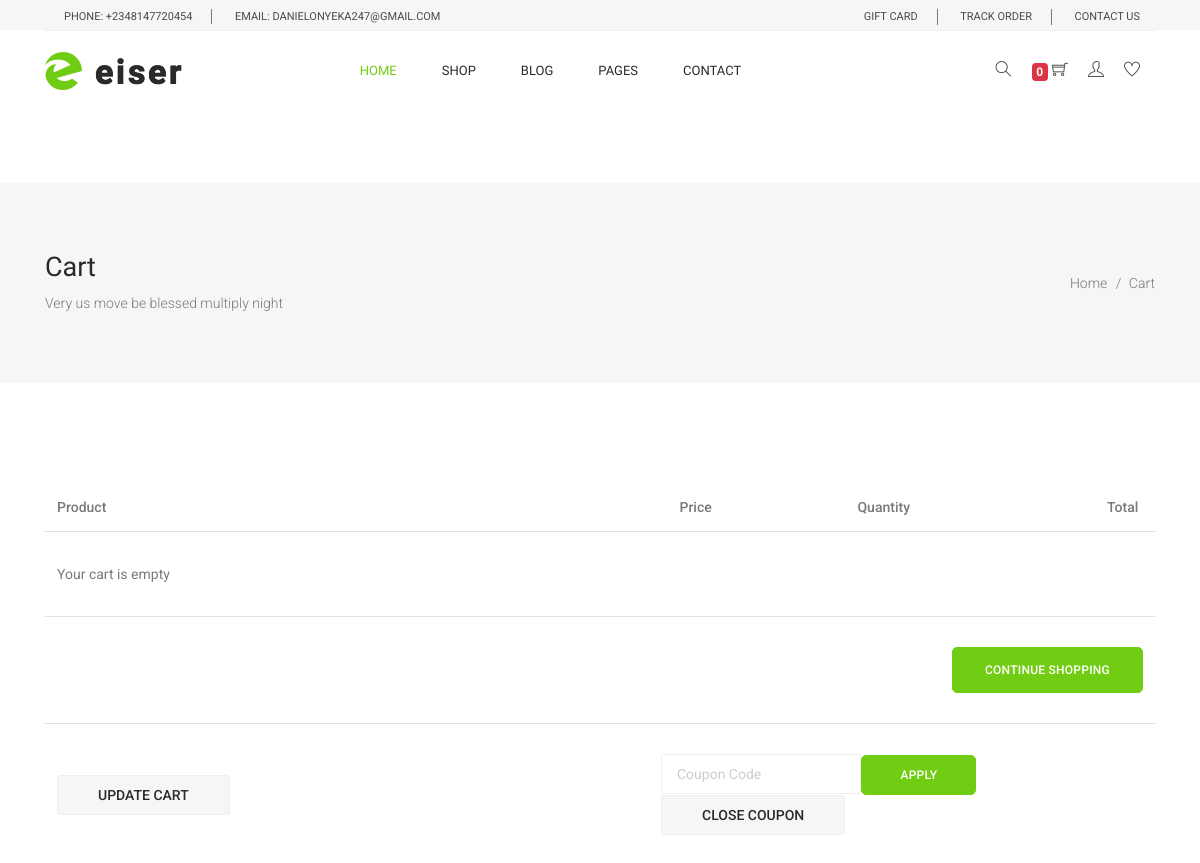
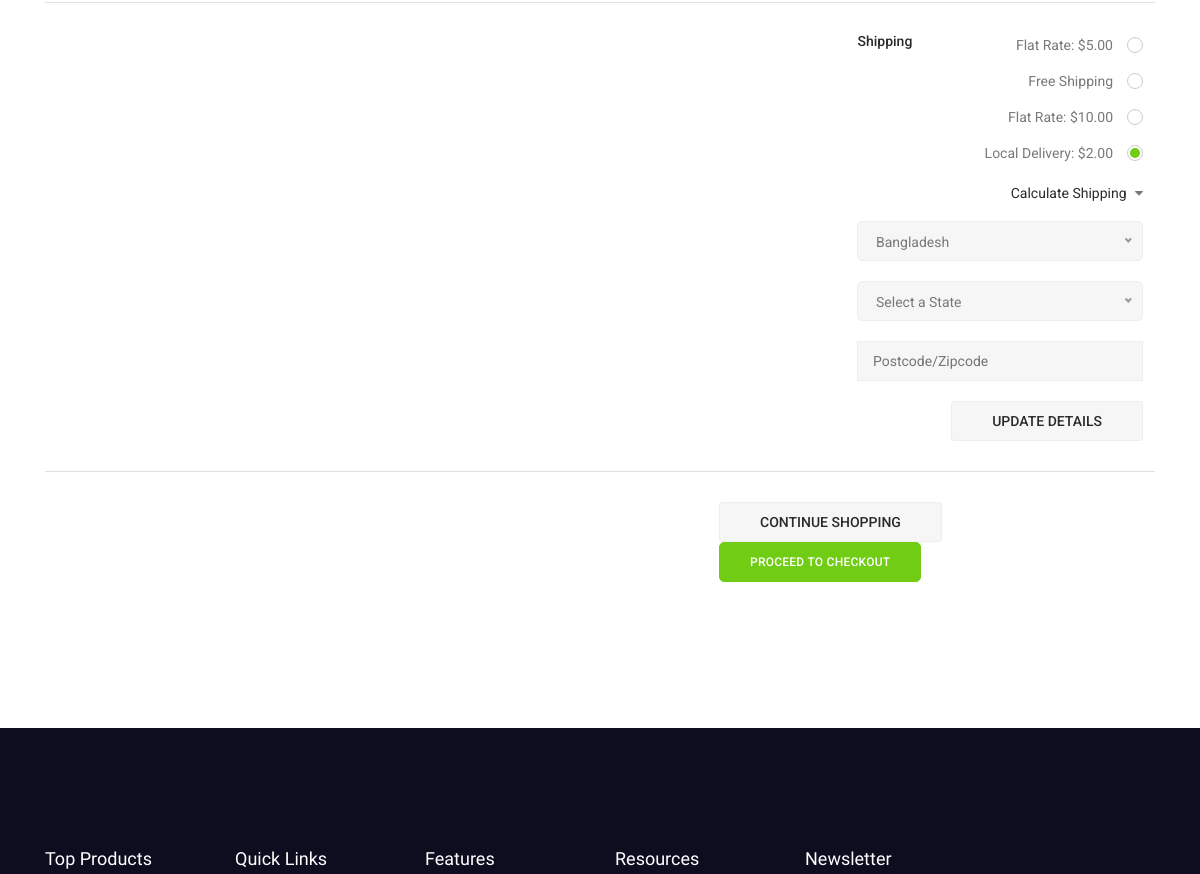
The page /cart/ (signed in, upper part) on the database as committed earlier (2 pictures, top to bottom).
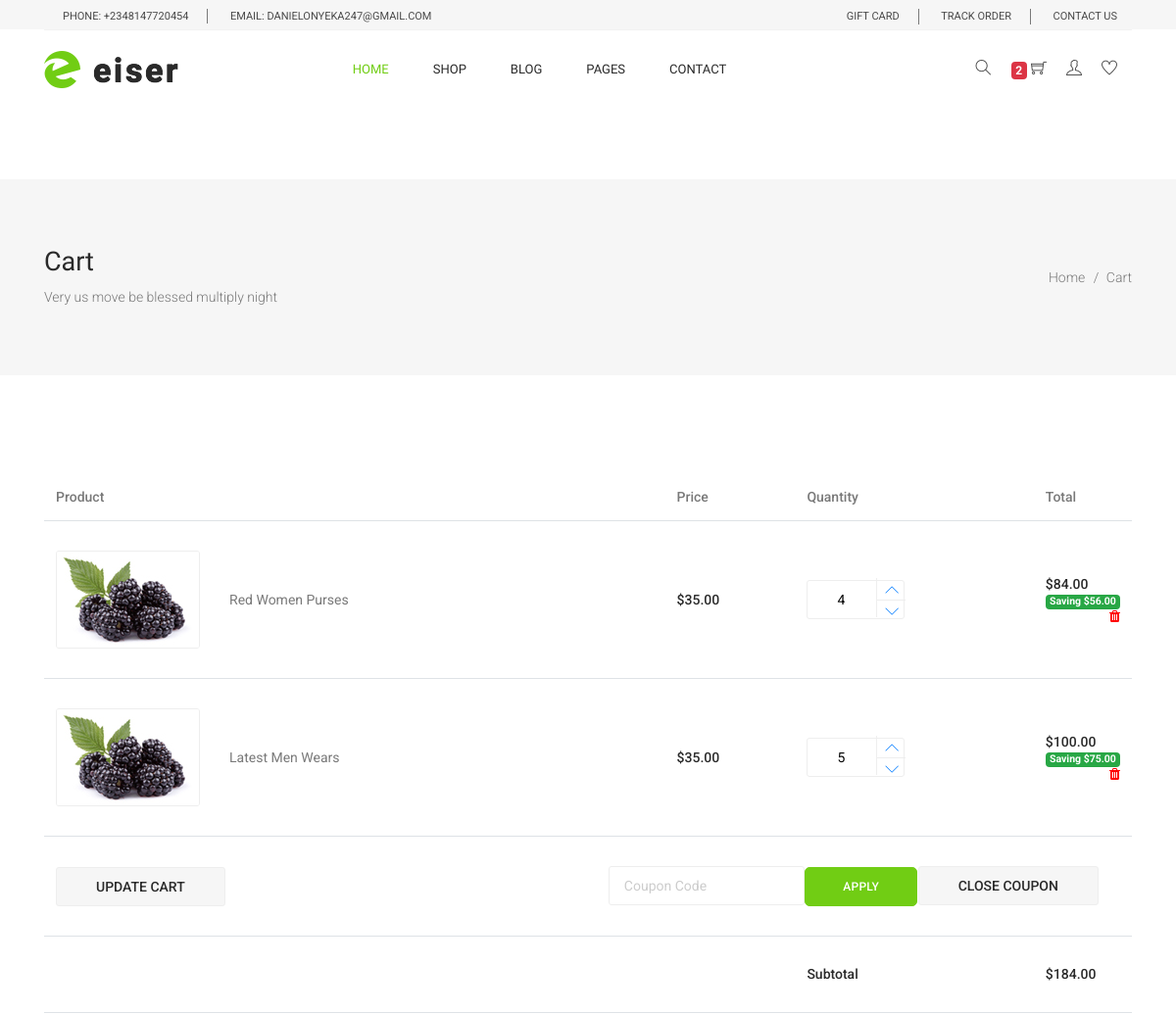
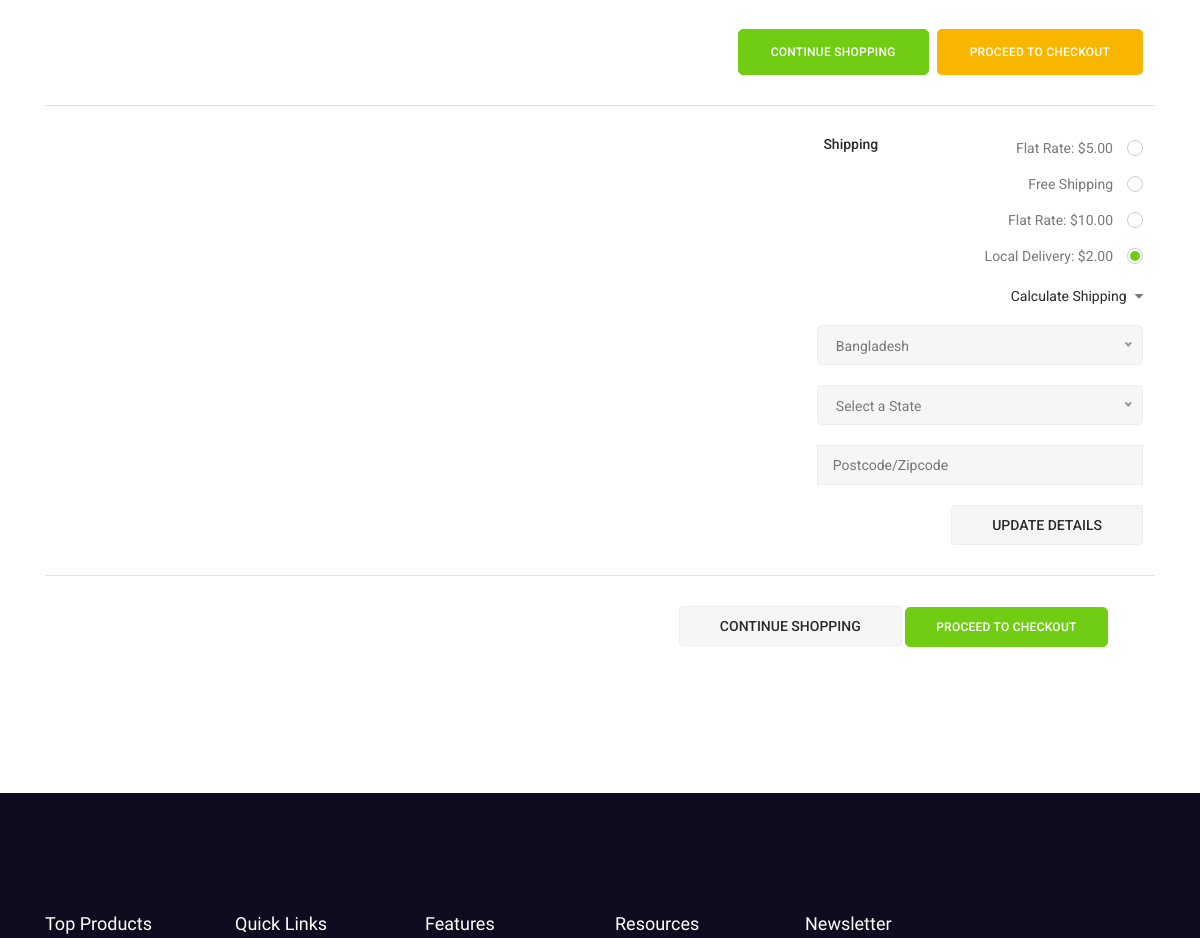
The same page on the database as committed later (2 pictures, top to bottom).
### order/models.py (models this page shows, shortened)
class Order(models.Model):
    user = models.ForeignKey(settings.AUTH_USER_MODEL,
                             on_delete=models.CASCADE)
    items = models.ManyToManyField(OrderItem)
    start_date = models.DateTimeField(auto_now_add=True)
    ordered_date = models.DateTimeField()
    ordered = models.BooleanField(default=False)
    billing_address = models.ForeignKey(
        'BillingAddress', on_delete=models.SET_NULL, blank=True, null=True
    )
    payment = models.ForeignKey(
        'Payment', on_delete=models.SET_NULL, blank=True, null=True
    )
    coupon = models.ForeignKey(
        'Coupon', on_delete=models.SET_NULL, blank=True, null=True
    )
    def get_total(self):
        total = 0
        for order_item in self.items.all():
            total += order_item.get_final_price()
        return total

class OrderItem(models.Model):
    user = models.ForeignKey(settings.AUTH_USER_MODEL,
                             on_delete=models.CASCADE)
    ordered = models.BooleanField(default=False)
    item = models.ForeignKey(Item, on_delete=models.CASCADE)
    quantity = models.IntegerField(default=1)
    def get_total_item_price(self):
        return self.quantity * self.item.price
    def get_total_discount_item_price(self):
        return self.quantity * self.item.discount_price
    def get_amount_saved(self):
        return self.get_total_item_price() - self.get_total_discount_item_price()
    def get_final_price(self):
        if self.item.discount_price:
            return self.get_total_discount_item_price()
        return self.get_total_item_price()

### shop/models.py (models this page shows, shortened)
class Item(models.Model):
    category = models.ForeignKey(Category, related_name='products', on_delete=models.CASCADE)
    name = models.CharField(max_length=200, db_index=True)
    slug = models.SlugField(max_length=200, db_index=True)
    image = models.ImageField(upload_to='products/%Y/%m/%d', blank=True)
    feature = models.BooleanField(default=False)
    price = models.DecimalField(max_digits=10, decimal_places=2)
    discount_price = models.DecimalField(max_digits=10, decimal_places=2, blank=True, null=True)
    description = models.TextField()
    label = models.ForeignKey(Label, on_delete=models.CASCADE)
    specification = models.ForeignKey(Specification, on_delete=models.CASCADE)
    created = models.DateTimeField(auto_now_add=True)
    updated = models.DateTimeField(auto_now=True)
    available = models.CharField(choices=AVAILIBILITY, max_length=12)

### shop/views.py (the view)
# urls.py: path('cart/', OrderSummaryView.as_view(), name='cart'),
class OrderSummaryView(LoginRequiredMixin, View):
	def get(self, *args, **kwargs):
		try:
			order = Order.objects.get(user=self.request.user, ordered=False)
			context = {
				'object': order
			}
			return render(self.request, 'orders/order/cart.html', context)
		except ObjectDoesNotExist:
			messages.warning(self.request, 'You do not have an active order')
			return redirect('/')

### shop/templatetags/cart_template_tags.py (called while the page is built)
@register.filter
def cart_item_count(user):
    if user.is_authenticated:
        qs = Order.objects.filter(user=user, ordered=False)
        if qs.exists():
            return qs[0].items.count()
    return 0

### order/templates/orders/order/cart.html (shortened to what this page needs)
{% extends 'base.html' %}
{% load static %}
{% block content %}
    <section class="banner_area">
      <div class="banner_inner d-flex align-items-center">
        <div class="container">
          <div
            class="banner_content d-md-flex justify-content-between align-items-center"
          >
            <div class="mb-3 mb-md-0">
              <h2>Cart</h2>
              <p>Very us move be blessed multiply night</p>
            </div>
            <div class="page_link">
              <a href="index.html">Home</a>
              <a href="cart.html">Cart</a>
            </div>
          </div>
        </div>
      </div>
    </section>
    <section class="cart_area">
      <div class="container">
        <div class="cart_inner">
          <div class="table-responsive">
            <table class="table">
              <thead>
                <tr>
                  <th scope="col">Product</th>
                  <th scope="col">Price</th>
                  <th scope="col">Quantity</th>
                  <th scope="col">Total</th>
                </tr>
              </thead>
              <tbody>
                {% for order_item in object.items.all %}
                <tr>
                  <td>
                    <div class="media">
                      <div class="d-flex">
                        <img
                          src="{% static 'img/product/single-product/cart-1.jpg' %}"
                          alt=""
                        />
                      </div>
                      <div class="media-body">
                        <p>{{ order_item.item.name }}</p>
                      </div>
                    </div>
                  </td>
                  <td>
                    <h5>${{ order_item.item.price }}</h5>
                  </td>
                  <td>
                    <div class="product_count">
                      <input
                        type="text" name="qty" id="sst" maxlength="12" value="{{ order_item.quantity }}" title="Quantity:" class="input-text qty" />
                      <button
                        class="increase items-count"
                        type="button" >
                        <a href="{% url 'shop:remove-single-item-from-cart' order_item.item.slug %}"><i class="lnr lnr-chevron-up"></i></a>
                      </button>
                      <button
                        class="reduced items-count"
                        type="button"
                      >
                      <a href="{% url 'shop:add-single-item-to-cart' order_item.item.slug %}"><i class="lnr lnr-chevron-down"></i></a>
                      </button>
                    </div>
                  </td>
                  <td>
                    <h5>
                      {% if order_item.item.discount_price %}
                        ${{ order_item.get_total_discount_item_price }}
                        <span class="badge badge-success">Saving ${{ order_item.get_amount_saved }}</span>
                      {% else %}
                        ${{ order_item.get_total_item_price }}
                      {% endif %}
                    </h5>
                    <a style='color: red;' href="{% url 'shop:remove-from-cart' order_item.item.slug %}">
                      <i class="fa fa-trash float-right"></i>
                    </a>
                  </td>
                </tr>
                {% empty %}
                  <tr>
                      <td colspan='5'>Your cart is empty</td>
                  </tr>
                  <tr>
                      <td colspan="5">
                      <a class='main_btn float-right' href='/'>Continue shopping</a>
                      </td>
                  </tr>
                {% endfor %}
                <tr class="bottom_button">
                  <td>
                    <a class="gray_btn" href="#">Update Cart</a>
                  </td>
                  <td>
                    <div class="cupon_text">
                      <input type="text" placeholder="Coupon Code" />
                      <a class="main_btn" href="#">Apply</a>
                      <a class="gray_btn" href="#">Close Coupon</a>
                    </div>
                  </td>
                </tr>
                <tr>
                  {% if object.get_total %}
                  <td></td>
                  <td></td>
                  <td>
                    <h5>Subtotal</h5>
                  </td>
                  <td>
                    <h5>${{ object.get_total }}</h5>
                  </td>
                </tr>
                <tr>
                  <td colspan="5">
                  <a class='main_btn genric-btn primary float-right ml-2' href='/checkout/'>Proceed to checkout</a>
                  <a class='main_btn float-right' href='/'>Continue shopping</a>
                  </td>
                </tr>
                {% endif %}
                <tr class="shipping_area">
                  <td></td>
                  <td></td>
                  <td>
                    <h5>Shipping</h5>
                  </td>
                  <td>
                    <div class="shipping_box">
                      <ul class="list">
                        <li>
                          <a href="#">Flat Rate: $5.00</a>
                        </li>
                        <li>
                          <a href="#">Free Shipping</a>
                        </li>
                        <li>
                          <a href="#">Flat Rate: $10.00</a>
                        </li>
                        <li class="active">
                          <a href="#">Local Delivery: $2.00</a>
                        </li>
                      </ul>
                      <h6>
                        Calculate Shipping
                        <i class="fa fa-caret-down" aria-hidden="true"></i>
                      </h6>
                      <input type="text" placeholder="Postcode/Zipcode" />
                      <a class="gray_btn" href="#">Update Details</a>
                    </div>
                  </td>
                </tr>
                <tr class="out_button_area">
                  <td></td>
                  <td></td>
                  <td>
                    <div class="checkout_btn_inner">
                      <a class="gray_btn" href="#">Continue Shopping</a>
                      <a class="main_btn" href="#">Proceed to checkout</a>
                    </div>
                  </td>
                </tr>
              </tbody>
            </table>
          </div>
        </div>
      </div>
    </section>
    {% include 'footer.html' %}
{% endblock content %}

### shop/templates/base.html (shortened to what this page needs)
{% load static %}
{% load cart_template_tags %}
<!DOCTYPE html>
<html lang="en">
<head>
  <link rel="stylesheet" href="{% static 'css/bootstrap.css' %}" />
  <link rel="stylesheet" href="{% static 'vendors/linericon/style.css' %}" />
  <link rel="stylesheet" href="{% static 'css/font-awesome.min.css' %}" />
  <link rel="stylesheet" href="{% static 'css/themify-icons.css' %}" />
  <link rel="stylesheet" href="{% static 'css/flaticon.css' %}" />
  <link rel="stylesheet" href="{% static 'vendors/owl-carousel/owl.carousel.min.css' %}" />
  <link rel="stylesheet" href="{% static 'vendors/lightbox/simpleLightbox.css' %}" />
  <link rel="stylesheet" href="{% static 'vendors/nice-select/css/nice-select.css' %}" />
  <link rel="stylesheet" href="{% static 'vendors/animate-css/animate.css' %}" />
  <link rel="stylesheet" href="{% static 'vendors/jquery-ui/jquery-ui.css' %}" />
  <link rel="stylesheet" href="{% static 'css/style.css' %}" />
  <link rel="stylesheet" href="{% static 'css/responsive.css' %}" />
</head>
<body>
  <header class="header_area">
    <div class="top_menu">
      <div class="container">
        <div class="row">
          <div class="col-lg-7">
            <div class="float-left">
              <p>Phone: +2348147720454</p>
              <p>email: danielonyeka247@gmail.com</p>
            </div>
          </div>
          <div class="col-lg-5">
            <div class="float-right">
              <ul class="right_side">
                <li>
                  <a href="cart.html">
                    gift card
                  </a>
                </li>
                <li>
                  <a href="tracking.html">
                    track order
                  </a>
                </li>
                <li>
                  <a href="contact.html">
                    Contact Us
                  </a>
                </li>
              </ul>
            </div>
          </div>
        </div>
      </div>
    </div>
    <div class="main_menu">
      <div class="container">
        <nav class="navbar navbar-expand-lg navbar-light w-100">
          <a class="navbar-brand logo_h" href="{% url 'shop:index' %}">
            <img src="{% static 'img/logo.png' %}" alt="eiser-logo" />
          </a>
          <div class="collapse navbar-collapse offset w-100" id="navbarSupportedContent">
            <div class="row w-100 mr-0">
              <div class="col-lg-7 pr-0">
                <ul class="nav navbar-nav center_nav pull-right">
                  <li class="nav-item active">
                    <a class="nav-link" href="{% url 'shop:index' %}">Home</a>
                  </li>
                  <li class="nav-item">
                    <a href="{% url 'shop:category' %}" class="nav-link" >Shop</a>
                  </li>
                  <li class="nav-item">
                    <a href="{% url 'blog:blog-page' %}" class="nav-link">Blog</a>
                  </li>
                  <li class="nav-item submenu dropdown">
                    <a href="#" class="nav-link dropdown-toggle" data-toggle="dropdown" role="button" aria-haspopup="true"
                      aria-expanded="false">Pages</a>
                  </li>
                  <li class="nav-item">
                    <a class="nav-link" href="{% url 'shop:contact' %}">Contact</a>
                  </li>
                </ul>
              </div>
              <div class="col-lg-5 pr-0">
                <ul class="nav navbar-nav navbar-right right_nav pull-right">
                  <li class="nav-item">
                    <a href="#" class="icons">
                      <i class="ti-search" aria-hidden="true"></i>
                    </a>
                  </li>
                  <li class="nav-item">
                    <a href="{% url 'order:cart' %}" class="icons">
                      <span class="badge badge-danger pt-20">{{ request.user|cart_item_count }}</span>
                      <i class="ti-shopping-cart"></i>
                    </a>
                  </li>
                  <li class="nav-item">
                    <a href="#" class="icons">
                      <i class="ti-user" aria-hidden="true"></i>
                    </a>
                  </li>
                  <li class="nav-item">
                    <a href="#" class="icons">
                      <i class="ti-heart" aria-hidden="true"></i>
                    </a>
                  </li>
                </ul>
              </div>
            </div>
          </div>
        </nav>
      </div>
    </div>
    <div class="mt-5 pt-4">
  </div>
  </header>
    {% block content %}
    {% endblock content %}
  </body>
</html>

### shop/templates/footer.html (shortened to what this page needs)
<footer class="footer-area section_gap">
  <div class="container">
    <div class="row">
      <div class="col-lg-2 col-md-6 single-footer-widget">
        <h4>Top Products</h4>
      </div>
      <div class="col-lg-2 col-md-6 single-footer-widget">
        <h4>Quick Links</h4>
      </div>
      <div class="col-lg-2 col-md-6 single-footer-widget">
        <h4>Features</h4>
      </div>
      <div class="col-lg-2 col-md-6 single-footer-widget">
        <h4>Resources</h4>
      </div>
      <div class="col-lg-4 col-md-6 single-footer-widget">
        <h4>Newsletter</h4>
      </div>
    </div>
  </div>
</footer>

Rows that differ between the two databases and show on the page:
now on this page (row edited): OrderItem: item.name "Red Women Purses", item.price "35.00", qty "4", get_total_discount_item_price "84.00", get_amount_saved "56.00"
changed OrderItem: quantity 5 → 4 (drawn)
now on this page (row edited): OrderItem: item.name "Latest Men Wears", item.price "35.00", qty "5", get_total_discount_item_price "100.00", get_amount_saved "75.00"
added Order: get_total "184.00"
Other text that changed with them:
{{ request.user|cart_item_count }}: "0" → "2"
text no longer shown: "Your cart is empty"
text now shown: "Subtotal $ PROCEED TO CHECKOUT"
